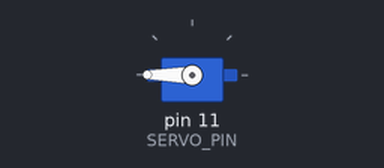
This sketch was run on a simulated Arduino Uno, built with avr-gcc and run on an emulated ATmega328P. On the bench: servo.

Above: at 0.05 s.
At 4.0 s:
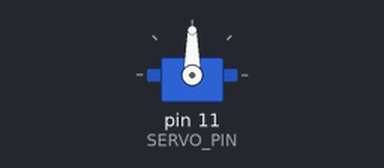
Timing chart, 0 to 5.2 s (numbered marks = the images above):
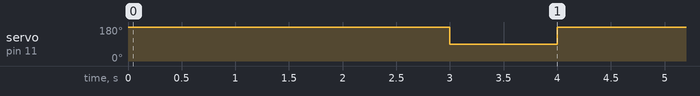

Measured:
- by itself, servo on pin 11 (SERVO_PIN): alternates 180° for 3.0 s and 90° for 1.0 s

The sketch:

04_Ball_Launcher.ino
```cpp
#include <Servo.h>
Servo servo;

// Pin Definitions
const int SERVO_PIN = 11;

// Control Parameters
const int HOLD_ANGLE = 180;
const int LAUNCH_ANGLE = 90;

void launchBall() {
  delay(3000);
  servo.write(LAUNCH_ANGLE);
  delay(1000);
  servo.write(HOLD_ANGLE);
}

void setup() {
  Serial.begin(9600);
  servo.attach(SERVO_PIN);
  servo.write(HOLD_ANGLE);
}

void loop() {
  launchBall();
}
```
